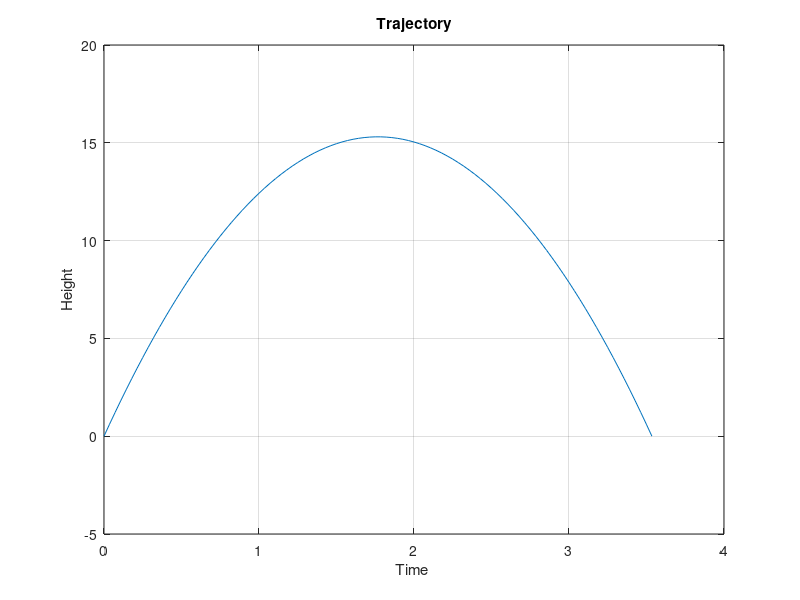

The MATLAB source for this figure:
clc 
clear all
V0=20;
theta=60;
g=9.8;
Vx=V0*cosd(theta);
Vy=V0*sind(theta);
t0=0;
t1=(2*V0*sind(theta))/g
time=linspace(t0,t1,100);
Output=V0*sind(theta).*time - (g.*time.^2)./2;
plot(time,Output)
xlabel('Time ')
ylabel('Height')
title ('Trajectory')
grid on 
